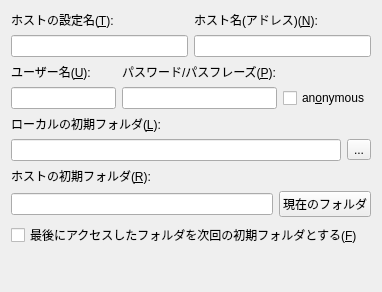
<?xml version="1.0" encoding="UTF-8"?>
<ui version="4.0">
 <class>HostSettingBasicForm</class>
 <widget class="QWidget" name="HostSettingBasicForm">
  <property name="geometry">
   <rect>
    <x>0</x>
    <y>0</y>
    <width>382</width>
    <height>292</height>
   </rect>
  </property>
  <layout class="QVBoxLayout" name="verticalLayout">
   <item>
    <layout class="QGridLayout" name="gridLayout_1">
     <item row="0" column="0">
      <widget class="QLabel" name="label_1">
       <property name="sizePolicy">
        <sizepolicy hsizetype="Minimum" vsizetype="Preferred">
         <horstretch>0</horstretch>
         <verstretch>0</verstretch>
        </sizepolicy>
       </property>
       <property name="text">
        <string>ホストの設定名(&amp;T):</string>
       </property>
       <property name="buddy">
        <cstring>lineEdit_SettingName</cstring>
       </property>
      </widget>
     </item>
     <item row="1" column="0">
      <widget class="QLineEdit" name="lineEdit_SettingName"/>
     </item>
     <item row="1" column="1">
      <widget class="QLineEdit" name="lineEdit_HostAddr"/>
     </item>
     <item row="0" column="1">
      <widget class="QLabel" name="label_2">
       <property name="sizePolicy">
        <sizepolicy hsizetype="Minimum" vsizetype="Maximum">
         <horstretch>0</horstretch>
         <verstretch>0</verstretch>
        </sizepolicy>
       </property>
       <property name="text">
        <string>ホスト名(アドレス)(&amp;N):</string>
       </property>
       <property name="buddy">
        <cstring>lineEdit_HostAddr</cstring>
       </property>
      </widget>
     </item>
    </layout>
   </item>
   <item>
    <layout class="QGridLayout" name="gridLayout_2">
     <item row="0" column="1">
      <widget class="QLabel" name="label_4">
       <property name="text">
        <string>パスワード/パスフレーズ(&amp;P):</string>
       </property>
       <property name="buddy">
        <cstring>lineEdit_Password</cstring>
       </property>
      </widget>
     </item>
     <item row="1" column="1">
      <widget class="QLineEdit" name="lineEdit_Password">
       <property name="echoMode">
        <enum>QLineEdit::EchoMode::Password</enum>
       </property>
      </widget>
     </item>
     <item row="0" column="0">
      <widget class="QLabel" name="label_3">
       <property name="sizePolicy">
        <sizepolicy hsizetype="Minimum" vsizetype="Maximum">
         <horstretch>0</horstretch>
         <verstretch>0</verstretch>
        </sizepolicy>
       </property>
       <property name="text">
        <string>ユーザー名(&amp;U):</string>
       </property>
       <property name="buddy">
        <cstring>lineEdit_Username</cstring>
       </property>
      </widget>
     </item>
     <item row="1" column="0">
      <widget class="QLineEdit" name="lineEdit_Username"/>
     </item>
     <item row="1" column="2">
      <widget class="QCheckBox" name="checkBox_Anonymous">
       <property name="sizePolicy">
        <sizepolicy hsizetype="Minimum" vsizetype="Maximum">
         <horstretch>0</horstretch>
         <verstretch>0</verstretch>
        </sizepolicy>
       </property>
       <property name="text">
        <string>an&amp;onymous</string>
       </property>
      </widget>
     </item>
    </layout>
   </item>
   <item>
    <layout class="QGridLayout" name="gridLayout_3">
     <item row="0" column="0">
      <widget class="QLabel" name="label_5">
       <property name="sizePolicy">
        <sizepolicy hsizetype="Minimum" vsizetype="Maximum">
         <horstretch>0</horstretch>
         <verstretch>0</verstretch>
        </sizepolicy>
       </property>
       <property name="text">
        <string>ローカルの初期フォルダ(&amp;L):</string>
       </property>
       <property name="buddy">
        <cstring>lineEdit_LocalDir</cstring>
       </property>
      </widget>
     </item>
     <item row="1" column="0">
      <widget class="QLineEdit" name="lineEdit_LocalDir"/>
     </item>
     <item row="1" column="1">
      <widget class="QToolButton" name="toolButton_SelectLocalDir">
       <property name="text">
        <string>...</string>
       </property>
      </widget>
     </item>
    </layout>
   </item>
   <item>
    <layout class="QGridLayout" name="gridLayout_4">
     <item row="1" column="0">
      <widget class="QLineEdit" name="lineEdit_RemoteDir"/>
     </item>
     <item row="0" column="0">
      <widget class="QLabel" name="label_6">
       <property name="sizePolicy">
        <sizepolicy hsizetype="Minimum" vsizetype="Maximum">
         <horstretch>0</horstretch>
         <verstretch>0</verstretch>
        </sizepolicy>
       </property>
       <property name="text">
        <string>ホストの初期フォルダ(&amp;R):</string>
       </property>
       <property name="buddy">
        <cstring>lineEdit_RemoteDir</cstring>
       </property>
      </widget>
     </item>
     <item row="1" column="1">
      <widget class="QPushButton" name="pushButton_NowDir">
       <property name="text">
        <string>現在のフォルダ</string>
       </property>
      </widget>
     </item>
    </layout>
   </item>
   <item>
    <widget class="QCheckBox" name="checkBox_LastDir">
     <property name="text">
      <string>最後にアクセスしたフォルダを次回の初期フォルダとする(&amp;F)</string>
     </property>
    </widget>
   </item>
   <item>
    <spacer name="verticalSpacer">
     <property name="orientation">
      <enum>Qt::Orientation::Vertical</enum>
     </property>
     <property name="sizeHint" stdset="0">
      <size>
       <width>20</width>
       <height>40</height>
      </size>
     </property>
    </spacer>
   </item>
  </layout>
 </widget>
 <tabstops>
  <tabstop>lineEdit_SettingName</tabstop>
  <tabstop>lineEdit_HostAddr</tabstop>
  <tabstop>lineEdit_Username</tabstop>
  <tabstop>lineEdit_Password</tabstop>
  <tabstop>checkBox_Anonymous</tabstop>
  <tabstop>lineEdit_LocalDir</tabstop>
  <tabstop>toolButton_SelectLocalDir</tabstop>
  <tabstop>lineEdit_RemoteDir</tabstop>
  <tabstop>pushButton_NowDir</tabstop>
  <tabstop>checkBox_LastDir</tabstop>
 </tabstops>
 <resources/>
 <connections>
  <connection>
   <sender>pushButton_NowDir</sender>
   <signal>clicked()</signal>
   <receiver>HostSettingBasicForm</receiver>
   <slot>onClick_pushButton_NowDir()</slot>
   <hints>
    <hint type="sourcelabel">
     <x>327</x>
     <y>199</y>
    </hint>
    <hint type="destinationlabel">
     <x>188</x>
     <y>146</y>
    </hint>
   </hints>
  </connection>
  <connection>
   <sender>toolButton_SelectLocalDir</sender>
   <signal>clicked()</signal>
   <receiver>HostSettingBasicForm</receiver>
   <slot>onClick_toolButton_SelectLocalDir()</slot>
   <hints>
    <hint type="sourcelabel">
     <x>356</x>
     <y>144</y>
    </hint>
    <hint type="destinationlabel">
     <x>188</x>
     <y>146</y>
    </hint>
   </hints>
  </connection>
  <connection>
   <sender>checkBox_Anonymous</sender>
   <signal>clicked(bool)</signal>
   <receiver>HostSettingBasicForm</receiver>
   <slot>onClick_checkBox_Anonymous(bool)</slot>
   <hints>
    <hint type="sourcelabel">
     <x>327</x>
     <y>93</y>
    </hint>
    <hint type="destinationlabel">
     <x>190</x>
     <y>146</y>
    </hint>
   </hints>
  </connection>
 </connections>
 <slots>
  <slot>onClick_toolButton_SelectLocalDir()</slot>
  <slot>onClick_pushButton_NowDir()</slot>
  <slot>onClick_checkBox_Anonymous(bool)</slot>
 </slots>
</ui>
